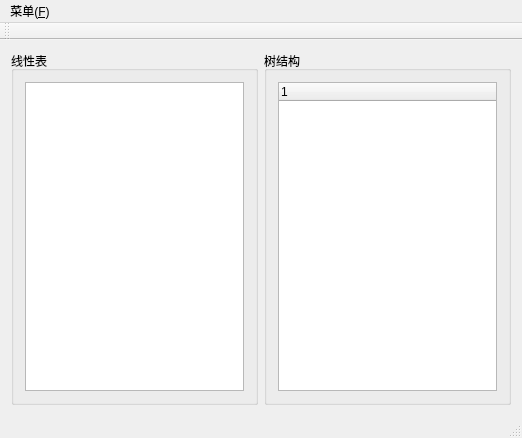
<?xml version="1.0" encoding="UTF-8"?>
<ui version="4.0">
 <class>MainWindow</class>
 <widget class="QMainWindow" name="MainWindow">
  <property name="geometry">
   <rect>
    <x>0</x>
    <y>0</y>
    <width>522</width>
    <height>438</height>
   </rect>
  </property>
  <property name="windowTitle">
   <string>MainWindow</string>
  </property>
  <widget class="QWidget" name="centralWidget">
   <property name="sizePolicy">
    <sizepolicy hsizetype="Expanding" vsizetype="Expanding">
     <horstretch>0</horstretch>
     <verstretch>0</verstretch>
    </sizepolicy>
   </property>
   <layout class="QGridLayout" name="gridLayout_4">
    <item row="0" column="0">
     <layout class="QGridLayout" name="gridLayout_3">
      <item row="0" column="1">
       <widget class="QGroupBox" name="groupBox">
        <property name="sizePolicy">
         <sizepolicy hsizetype="Expanding" vsizetype="Expanding">
          <horstretch>0</horstretch>
          <verstretch>0</verstretch>
         </sizepolicy>
        </property>
        <property name="title">
         <string>树结构</string>
        </property>
        <layout class="QGridLayout" name="gridLayout">
         <item row="0" column="0">
          <widget class="QTreeWidget" name="treeWidget">
           <property name="contextMenuPolicy">
            <enum>Qt::CustomContextMenu</enum>
           </property>
           <column>
            <property name="text">
             <string notr="true">1</string>
            </property>
           </column>
          </widget>
         </item>
        </layout>
       </widget>
      </item>
      <item row="0" column="0">
       <widget class="QGroupBox" name="groupBox_2">
        <property name="sizePolicy">
         <sizepolicy hsizetype="Expanding" vsizetype="Expanding">
          <horstretch>0</horstretch>
          <verstretch>0</verstretch>
         </sizepolicy>
        </property>
        <property name="title">
         <string>线性表</string>
        </property>
        <layout class="QGridLayout" name="gridLayout_2">
         <item row="0" column="0">
          <widget class="QTableWidget" name="tableWidget"/>
         </item>
        </layout>
       </widget>
      </item>
     </layout>
    </item>
   </layout>
  </widget>
  <widget class="QMenuBar" name="menuBar">
   <property name="geometry">
    <rect>
     <x>0</x>
     <y>0</y>
     <width>522</width>
     <height>21</height>
    </rect>
   </property>
   <widget class="QMenu" name="menuFile">
    <property name="title">
     <string>菜单(&amp;F)</string>
    </property>
    <addaction name="actionImportTxt"/>
    <addaction name="actionClear"/>
   </widget>
   <addaction name="menuFile"/>
  </widget>
  <widget class="QToolBar" name="mainToolBar">
   <attribute name="toolBarArea">
    <enum>TopToolBarArea</enum>
   </attribute>
   <attribute name="toolBarBreak">
    <bool>false</bool>
   </attribute>
  </widget>
  <widget class="QStatusBar" name="statusBar"/>
  <action name="actionImportTxt">
   <property name="text">
    <string>从txt文件导入</string>
   </property>
   <property name="statusTip">
    <string/>
   </property>
  </action>
  <action name="actionClear">
   <property name="text">
    <string>清空当前表格</string>
   </property>
  </action>
 </widget>
 <layoutdefault spacing="6" margin="11"/>
 <resources/>
 <connections/>
</ui>
